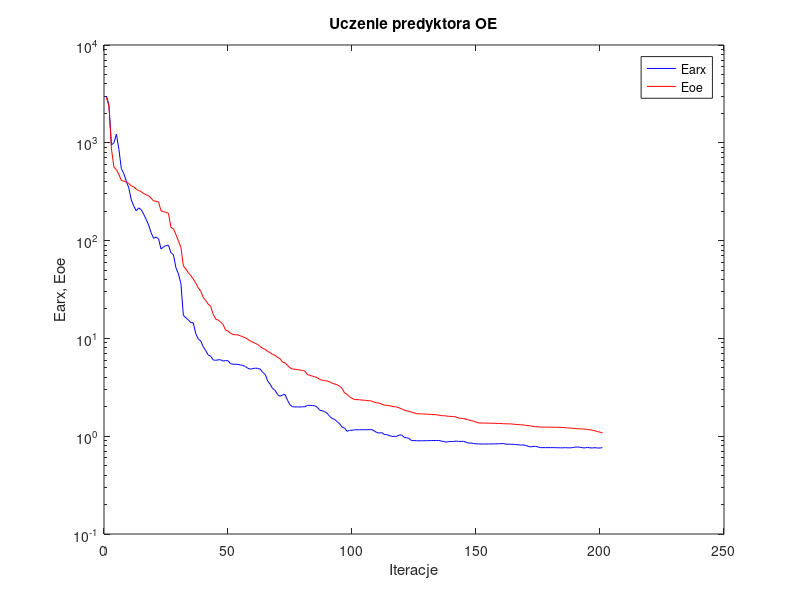
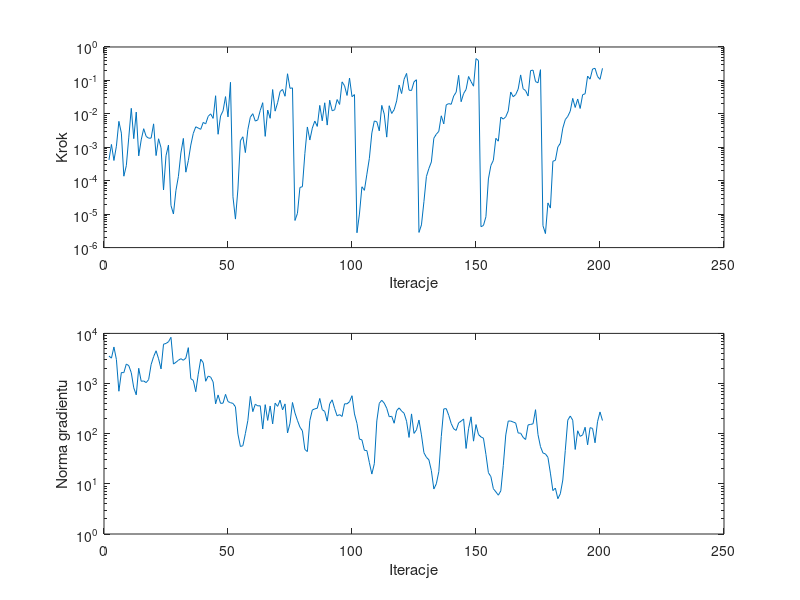

The MATLAB script that drew these images, in order:
%uczenie predyktora oe
clear all;
n=0; farx(n+1)=2.994257e+003; foe(n+1)=2.889027e+003; wspucz(n+1)=0.000000e+000; ng(n+1)=0.000000e+000;
%odnowa zmiennej metryki
n=1; farx(n+1)=2.445247e+003; foe(n+1)=2.367158e+003; krok(n+1)=4.199256e-004; ng(n+1)=3.537040e+003;
n=2; farx(n+1)=9.499698e+002; foe(n+1)=8.671395e+002; krok(n+1)=1.215721e-003; ng(n+1)=3.210911e+003;
n=3; farx(n+1)=1.000096e+003; foe(n+1)=5.645436e+002; krok(n+1)=4.031350e-004; ng(n+1)=5.354702e+003;
n=4; farx(n+1)=1.227577e+003; foe(n+1)=5.312749e+002; krok(n+1)=1.078226e-003; ng(n+1)=3.022065e+003;
n=5; farx(n+1)=8.579361e+002; foe(n+1)=4.738071e+002; krok(n+1)=5.967206e-003; ng(n+1)=7.029452e+002;
n=6; farx(n+1)=5.429058e+002; foe(n+1)=4.114591e+002; krok(n+1)=2.655380e-003; ng(n+1)=1.658665e+003;
n=7; farx(n+1)=4.830677e+002; foe(n+1)=4.060545e+002; krok(n+1)=1.366331e-004; ng(n+1)=1.647590e+003;
n=8; farx(n+1)=4.053475e+002; foe(n+1)=3.953032e+002; krok(n+1)=2.821900e-004; ng(n+1)=2.452061e+003;
n=9; farx(n+1)=3.459851e+002; foe(n+1)=3.839323e+002; krok(n+1)=2.013418e-003; ng(n+1)=2.270595e+003;
n=10; farx(n+1)=2.609724e+002; foe(n+1)=3.621453e+002; krok(n+1)=1.462925e-002; ng(n+1)=1.643264e+003;
n=11; farx(n+1)=2.253585e+002; foe(n+1)=3.551202e+002; krok(n+1)=1.812955e-003; ng(n+1)=8.213259e+002;
n=12; farx(n+1)=2.020300e+002; foe(n+1)=3.356099e+002; krok(n+1)=1.129495e-002; ng(n+1)=5.958963e+002;
n=13; farx(n+1)=2.160824e+002; foe(n+1)=3.249047e+002; krok(n+1)=5.534736e-004; ng(n+1)=2.015399e+003;
n=14; farx(n+1)=2.070155e+002; foe(n+1)=3.173904e+002; krok(n+1)=1.667309e-003; ng(n+1)=1.111169e+003;
n=15; farx(n+1)=1.861470e+002; foe(n+1)=3.026951e+002; krok(n+1)=3.595838e-003; ng(n+1)=1.126234e+003;
n=16; farx(n+1)=1.646886e+002; foe(n+1)=2.945001e+002; krok(n+1)=2.117795e-003; ng(n+1)=1.044092e+003;
n=17; farx(n+1)=1.444901e+002; foe(n+1)=2.875184e+002; krok(n+1)=1.869974e-003; ng(n+1)=1.200156e+003;
n=18; farx(n+1)=1.203340e+002; foe(n+1)=2.709055e+002; krok(n+1)=1.882699e-003; ng(n+1)=2.388525e+003;
n=19; farx(n+1)=1.054959e+002; foe(n+1)=2.542247e+002; krok(n+1)=5.022246e-003; ng(n+1)=3.435782e+003;
n=20; farx(n+1)=1.086806e+002; foe(n+1)=2.529608e+002; krok(n+1)=5.651115e-004; ng(n+1)=4.501149e+003;
n=21; farx(n+1)=1.043301e+002; foe(n+1)=2.476092e+002; krok(n+1)=1.797919e-003; ng(n+1)=3.126041e+003;
n=22; farx(n+1)=8.198818e+001; foe(n+1)=2.014900e+002; krok(n+1)=9.640930e-004; ng(n+1)=1.958756e+003;
n=23; farx(n+1)=8.631629e+001; foe(n+1)=1.978216e+002; krok(n+1)=5.279238e-005; ng(n+1)=6.085428e+003;
n=24; farx(n+1)=8.884229e+001; foe(n+1)=1.949482e+002; krok(n+1)=5.598060e-004; ng(n+1)=6.303111e+003;
n=25; farx(n+1)=8.979212e+001; foe(n+1)=1.903778e+002; krok(n+1)=1.170971e-003; ng(n+1)=6.805375e+003;
%odnowa zmiennej metryki
n=26; farx(n+1)=7.509319e+001; foe(n+1)=1.361078e+002; krok(n+1)=1.827487e-005; ng(n+1)=8.354608e+003;
n=27; farx(n+1)=7.187111e+001; foe(n+1)=1.320734e+002; krok(n+1)=1.010485e-005; ng(n+1)=2.445581e+003;
n=28; farx(n+1)=5.273994e+001; foe(n+1)=1.151368e+002; krok(n+1)=5.113027e-005; ng(n+1)=2.655057e+003;
n=29; farx(n+1)=4.572585e+001; foe(n+1)=9.937309e+001; krok(n+1)=1.340733e-004; ng(n+1)=2.911238e+003;
n=30; farx(n+1)=3.659511e+001; foe(n+1)=8.575702e+001; krok(n+1)=6.727176e-004; ng(n+1)=3.130081e+003;
n=31; farx(n+1)=1.719981e+001; foe(n+1)=5.510045e+001; krok(n+1)=1.841613e-003; ng(n+1)=2.910956e+003;
n=32; farx(n+1)=1.627369e+001; foe(n+1)=5.131223e+001; krok(n+1)=1.802468e-004; ng(n+1)=3.223864e+003;
n=33; farx(n+1)=1.546961e+001; foe(n+1)=4.681771e+001; krok(n+1)=3.985828e-004; ng(n+1)=5.193845e+003;
n=34; farx(n+1)=1.449029e+001; foe(n+1)=4.388591e+001; krok(n+1)=1.163400e-003; ng(n+1)=1.248475e+003;
n=35; farx(n+1)=1.447525e+001; foe(n+1)=4.047787e+001; krok(n+1)=2.604174e-003; ng(n+1)=1.156091e+003;
n=36; farx(n+1)=1.117501e+001; foe(n+1)=3.678146e+001; krok(n+1)=4.101231e-003; ng(n+1)=6.870806e+002;
n=37; farx(n+1)=9.869911e+000; foe(n+1)=3.295830e+001; krok(n+1)=3.765398e-003; ng(n+1)=1.535559e+003;
n=38; farx(n+1)=9.417639e+000; foe(n+1)=3.049405e+001; krok(n+1)=3.442371e-003; ng(n+1)=3.064235e+003;
n=39; farx(n+1)=8.236820e+000; foe(n+1)=2.629324e+001; krok(n+1)=5.548179e-003; ng(n+1)=2.608699e+003;
n=40; farx(n+1)=7.499568e+000; foe(n+1)=2.436543e+001; krok(n+1)=5.022246e-003; ng(n+1)=1.110929e+003;
n=41; farx(n+1)=6.786765e+000; foe(n+1)=2.244497e+001; krok(n+1)=8.403478e-003; ng(n+1)=1.406313e+003;
n=42; farx(n+1)=6.584639e+000; foe(n+1)=2.130086e+001; krok(n+1)=1.000091e-002; ng(n+1)=1.345722e+003;
n=43; farx(n+1)=6.044426e+000; foe(n+1)=1.776245e+001; krok(n+1)=7.321912e-003; ng(n+1)=1.077060e+003;
n=44; farx(n+1)=5.960944e+000; foe(n+1)=1.578603e+001; krok(n+1)=3.481722e-002; ng(n+1)=3.940517e+002;
n=45; farx(n+1)=6.040872e+000; foe(n+1)=1.541207e+001; krok(n+1)=2.452346e-003; ng(n+1)=5.923049e+002;
n=46; farx(n+1)=6.048340e+000; foe(n+1)=1.471156e+001; krok(n+1)=8.669283e-003; ng(n+1)=4.027301e+002;
n=47; farx(n+1)=5.866310e+000; foe(n+1)=1.392544e+001; krok(n+1)=1.226153e-002; ng(n+1)=4.064670e+002;
n=48; farx(n+1)=5.930529e+000; foe(n+1)=1.214619e+001; krok(n+1)=3.280985e-002; ng(n+1)=6.089161e+002;
n=49; farx(n+1)=5.919974e+000; foe(n+1)=1.191042e+001; krok(n+1)=8.095925e-003; ng(n+1)=4.370985e+002;
n=50; farx(n+1)=5.523023e+000; foe(n+1)=1.129646e+001; krok(n+1)=8.776600e-002; ng(n+1)=4.154170e+002;
%odnowa zmiennej metryki
n=51; farx(n+1)=5.443953e+000; foe(n+1)=1.096199e+001; krok(n+1)=3.307838e-005; ng(n+1)=4.017882e+002;
n=52; farx(n+1)=5.439352e+000; foe(n+1)=1.089823e+001; krok(n+1)=7.118613e-006; ng(n+1)=3.436617e+002;
n=53; farx(n+1)=5.421269e+000; foe(n+1)=1.085875e+001; krok(n+1)=5.658127e-005; ng(n+1)=9.819848e+001;
n=54; farx(n+1)=5.353706e+000; foe(n+1)=1.064291e+001; krok(n+1)=1.572201e-003; ng(n+1)=5.556870e+001;
n=55; farx(n+1)=5.297437e+000; foe(n+1)=1.036719e+001; krok(n+1)=2.063028e-003; ng(n+1)=5.761666e+001;
n=56; farx(n+1)=5.149926e+000; foe(n+1)=1.014898e+001; krok(n+1)=6.946998e-004; ng(n+1)=1.003861e+002;
n=57; farx(n+1)=4.953096e+000; foe(n+1)=9.783567e+000; krok(n+1)=3.364099e-003; ng(n+1)=1.832289e+002;
n=58; farx(n+1)=4.840440e+000; foe(n+1)=9.397874e+000; krok(n+1)=7.932207e-003; ng(n+1)=5.542699e+002;
n=59; farx(n+1)=4.914575e+000; foe(n+1)=9.140617e+000; krok(n+1)=1.012568e-002; ng(n+1)=2.753907e+002;
n=60; farx(n+1)=4.963224e+000; foe(n+1)=8.899271e+000; krok(n+1)=6.072741e-003; ng(n+1)=3.867125e+002;
n=61; farx(n+1)=4.944438e+000; foe(n+1)=8.660921e+000; krok(n+1)=6.607631e-003; ng(n+1)=3.586969e+002;
n=62; farx(n+1)=4.848944e+000; foe(n+1)=8.255651e+000; krok(n+1)=1.264842e-002; ng(n+1)=3.603499e+002;
n=63; farx(n+1)=4.501572e+000; foe(n+1)=7.898081e+000; krok(n+1)=2.156300e-002; ng(n+1)=1.240590e+002;
n=64; farx(n+1)=4.284641e+000; foe(n+1)=7.719049e+000; krok(n+1)=2.121656e-003; ng(n+1)=3.795122e+002;
n=65; farx(n+1)=3.671654e+000; foe(n+1)=7.347181e+000; krok(n+1)=1.299379e-002; ng(n+1)=1.839861e+002;
n=66; farx(n+1)=3.395790e+000; foe(n+1)=7.171685e+000; krok(n+1)=7.366454e-003; ng(n+1)=3.567694e+002;
n=67; farx(n+1)=3.072203e+000; foe(n+1)=6.846475e+000; krok(n+1)=5.335388e-002; ng(n+1)=1.567820e+002;
n=68; farx(n+1)=2.941238e+000; foe(n+1)=6.721567e+000; krok(n+1)=1.205272e-002; ng(n+1)=4.062478e+002;
n=69; farx(n+1)=2.666031e+000; foe(n+1)=6.393130e+000; krok(n+1)=2.147336e-002; ng(n+1)=3.509394e+002;
n=70; farx(n+1)=2.559679e+000; foe(n+1)=6.191514e+000; krok(n+1)=4.639275e-002; ng(n+1)=4.657928e+002;
n=71; farx(n+1)=2.640468e+000; foe(n+1)=5.724650e+000; krok(n+1)=5.382558e-002; ng(n+1)=2.988178e+002;
n=72; farx(n+1)=2.672089e+000; foe(n+1)=5.622275e+000; krok(n+1)=3.361391e-002; ng(n+1)=3.929662e+002;
n=73; farx(n+1)=2.328167e+000; foe(n+1)=5.292894e+000; krok(n+1)=1.582207e-001; ng(n+1)=1.033441e+002;
n=74; farx(n+1)=2.095007e+000; foe(n+1)=5.008123e+000; krok(n+1)=5.801457e-002; ng(n+1)=1.613456e+002;
n=75; farx(n+1)=1.998018e+000; foe(n+1)=4.865356e+000; krok(n+1)=5.983917e-002; ng(n+1)=4.191277e+002;
%odnowa zmiennej metryki
n=76; farx(n+1)=1.994672e+000; foe(n+1)=4.831524e+000; krok(n+1)=6.476813e-006; ng(n+1)=2.593764e+002;
n=77; farx(n+1)=1.992415e+000; foe(n+1)=4.802420e+000; krok(n+1)=1.057446e-005; ng(n+1)=1.839725e+002;
n=78; farx(n+1)=1.989535e+000; foe(n+1)=4.749804e+000; krok(n+1)=6.291931e-005; ng(n+1)=1.356046e+002;
n=79; farx(n+1)=1.999406e+000; foe(n+1)=4.705075e+000; krok(n+1)=6.630174e-005; ng(n+1)=1.141680e+002;
n=80; farx(n+1)=1.997521e+000; foe(n+1)=4.639889e+000; krok(n+1)=6.586506e-004; ng(n+1)=4.846177e+001;
n=81; farx(n+1)=2.062867e+000; foe(n+1)=4.275064e+000; krok(n+1)=4.051549e-003; ng(n+1)=4.404068e+001;
n=82; farx(n+1)=2.068939e+000; foe(n+1)=4.180801e+000; krok(n+1)=1.651908e-003; ng(n+1)=1.830238e+002;
n=83; farx(n+1)=2.059100e+000; foe(n+1)=4.118295e+000; krok(n+1)=3.748398e-003; ng(n+1)=2.965800e+002;
n=84; farx(n+1)=2.046911e+000; foe(n+1)=4.047714e+000; krok(n+1)=6.099924e-003; ng(n+1)=3.130245e+002;
n=85; farx(n+1)=1.975246e+000; foe(n+1)=3.980480e+000; krok(n+1)=4.213325e-003; ng(n+1)=3.218022e+002;
n=86; farx(n+1)=1.842288e+000; foe(n+1)=3.799965e+000; krok(n+1)=1.789761e-002; ng(n+1)=5.046733e+002;
n=87; farx(n+1)=1.825728e+000; foe(n+1)=3.736018e+000; krok(n+1)=6.192369e-003; ng(n+1)=3.012923e+002;
n=88; farx(n+1)=1.779784e+000; foe(n+1)=3.696906e+000; krok(n+1)=2.142882e-002; ng(n+1)=2.781790e+002;
n=89; farx(n+1)=1.713781e+000; foe(n+1)=3.672761e+000; krok(n+1)=4.615511e-003; ng(n+1)=1.779363e+002;
n=90; farx(n+1)=1.593327e+000; foe(n+1)=3.585579e+000; krok(n+1)=2.556569e-002; ng(n+1)=3.937716e+002;
n=91; farx(n+1)=1.520961e+000; foe(n+1)=3.489989e+000; krok(n+1)=1.238474e-002; ng(n+1)=4.734966e+002;
n=92; farx(n+1)=1.484664e+000; foe(n+1)=3.415011e+000; krok(n+1)=1.321526e-002; ng(n+1)=3.165616e+002;
n=93; farx(n+1)=1.408434e+000; foe(n+1)=3.354096e+000; krok(n+1)=2.680031e-002; ng(n+1)=2.271080e+002;
n=94; farx(n+1)=1.340220e+000; foe(n+1)=3.240906e+000; krok(n+1)=1.911063e-002; ng(n+1)=2.399169e+002;
n=95; farx(n+1)=1.241357e+000; foe(n+1)=3.082191e+000; krok(n+1)=9.047997e-002; ng(n+1)=2.206937e+002;
n=96; farx(n+1)=1.210300e+000; foe(n+1)=2.771114e+000; krok(n+1)=6.900644e-002; ng(n+1)=3.948176e+002;
n=97; farx(n+1)=1.122610e+000; foe(n+1)=2.672364e+000; krok(n+1)=3.552033e-002; ng(n+1)=3.941354e+002;
n=98; farx(n+1)=1.147723e+000; foe(n+1)=2.531283e+000; krok(n+1)=1.174729e-001; ng(n+1)=4.344485e+002;
n=99; farx(n+1)=1.150845e+000; foe(n+1)=2.441628e+000; krok(n+1)=3.269900e-002; ng(n+1)=5.719366e+002;
n=100; farx(n+1)=1.162885e+000; foe(n+1)=2.370335e+000; krok(n+1)=3.763810e-002; ng(n+1)=2.474915e+002;
%odnowa zmiennej metryki
n=101; farx(n+1)=1.162736e+000; foe(n+1)=2.364541e+000; krok(n+1)=2.779296e-006; ng(n+1)=1.607367e+002;
n=102; farx(n+1)=1.163021e+000; foe(n+1)=2.361128e+000; krok(n+1)=1.009346e-005; ng(n+1)=7.809555e+001;
n=103; farx(n+1)=1.164163e+000; foe(n+1)=2.338283e+000; krok(n+1)=6.596013e-005; ng(n+1)=7.528574e+001;
n=104; farx(n+1)=1.164610e+000; foe(n+1)=2.333496e+000; krok(n+1)=5.162212e-005; ng(n+1)=4.662048e+001;
n=105; farx(n+1)=1.164493e+000; foe(n+1)=2.315428e+000; krok(n+1)=1.568984e-004; ng(n+1)=4.603323e+001;
n=106; farx(n+1)=1.167025e+000; foe(n+1)=2.304726e+000; krok(n+1)=4.674935e-004; ng(n+1)=2.653408e+001;
n=107; farx(n+1)=1.167417e+000; foe(n+1)=2.287501e+000; krok(n+1)=2.678603e-003; ng(n+1)=1.566831e+001;
n=108; farx(n+1)=1.130290e+000; foe(n+1)=2.226453e+000; krok(n+1)=6.130766e-003; ng(n+1)=2.523703e+001;
n=109; farx(n+1)=1.090910e+000; foe(n+1)=2.192417e+000; krok(n+1)=5.801633e-003; ng(n+1)=1.794791e+002;
n=110; farx(n+1)=1.077308e+000; foe(n+1)=2.177442e+000; krok(n+1)=3.096185e-003; ng(n+1)=4.037696e+002;
n=111; farx(n+1)=1.088916e+000; foe(n+1)=2.124843e+000; krok(n+1)=1.792791e-002; ng(n+1)=4.637244e+002;
n=112; farx(n+1)=1.041768e+000; foe(n+1)=2.078897e+000; krok(n+1)=9.824309e-003; ng(n+1)=4.069082e+002;
n=113; farx(n+1)=1.036961e+000; foe(n+1)=2.071532e+000; krok(n+1)=2.013418e-003; ng(n+1)=3.214487e+002;
n=114; farx(n+1)=1.019851e+000; foe(n+1)=2.054141e+000; krok(n+1)=1.748904e-002; ng(n+1)=2.178642e+002;
n=115; farx(n+1)=9.960618e-001; foe(n+1)=2.026848e+000; krok(n+1)=1.027490e-002; ng(n+1)=2.223315e+002;
n=116; farx(n+1)=9.966295e-001; foe(n+1)=2.005976e+000; krok(n+1)=1.333847e-002; ng(n+1)=1.616197e+002;
n=117; farx(n+1)=9.962338e-001; foe(n+1)=1.988554e+000; krok(n+1)=2.439969e-002; ng(n+1)=2.881300e+002;
n=118; farx(n+1)=1.026413e+000; foe(n+1)=1.949158e+000; krok(n+1)=7.263227e-002; ng(n+1)=3.270074e+002;
n=119; farx(n+1)=1.029923e+000; foe(n+1)=1.903320e+000; krok(n+1)=4.050274e-002; ng(n+1)=2.826771e+002;
n=120; farx(n+1)=9.752420e-001; foe(n+1)=1.850257e+000; krok(n+1)=1.079418e-001; ng(n+1)=2.560720e+002;
n=121; farx(n+1)=9.648395e-001; foe(n+1)=1.815607e+000; krok(n+1)=1.619492e-001; ng(n+1)=1.771956e+002;
n=122; farx(n+1)=9.490836e-001; foe(n+1)=1.797579e+000; krok(n+1)=5.113139e-002; ng(n+1)=8.427315e+001;
n=123; farx(n+1)=9.009073e-001; foe(n+1)=1.757790e+000; krok(n+1)=5.005537e-002; ng(n+1)=2.481533e+002;
n=124; farx(n+1)=9.026852e-001; foe(n+1)=1.732589e+000; krok(n+1)=9.089589e-002; ng(n+1)=1.013818e+002;
n=125; farx(n+1)=8.981881e-001; foe(n+1)=1.700779e+000; krok(n+1)=1.046893e-001; ng(n+1)=1.195322e+002;
%odnowa zmiennej metryki
n=126; farx(n+1)=8.980547e-001; foe(n+1)=1.694537e+000; krok(n+1)=2.842867e-006; ng(n+1)=1.870320e+002;
n=127; farx(n+1)=8.981384e-001; foe(n+1)=1.691358e+000; krok(n+1)=4.769474e-006; ng(n+1)=9.468809e+001;
n=128; farx(n+1)=8.984667e-001; foe(n+1)=1.689393e+000; krok(n+1)=2.361801e-005; ng(n+1)=4.180404e+001;
n=129; farx(n+1)=8.994658e-001; foe(n+1)=1.682309e+000; krok(n+1)=1.333319e-004; ng(n+1)=3.386484e+001;
n=130; farx(n+1)=9.012338e-001; foe(n+1)=1.674920e+000; krok(n+1)=2.322394e-004; ng(n+1)=3.018614e+001;
n=131; farx(n+1)=9.030401e-001; foe(n+1)=1.667673e+000; krok(n+1)=3.643472e-004; ng(n+1)=1.839481e+001;
n=132; farx(n+1)=9.033469e-001; foe(n+1)=1.662738e+000; krok(n+1)=1.869974e-003; ng(n+1)=7.890349e+000;
n=133; farx(n+1)=9.026620e-001; foe(n+1)=1.655804e+000; krok(n+1)=2.463242e-003; ng(n+1)=1.002157e+001;
n=134; farx(n+1)=9.054945e-001; foe(n+1)=1.641953e+000; krok(n+1)=2.999882e-003; ng(n+1)=1.751744e+001;
n=135; farx(n+1)=8.921085e-001; foe(n+1)=1.624280e+000; krok(n+1)=8.744518e-003; ng(n+1)=8.796005e+001;
n=136; farx(n+1)=8.827928e-001; foe(n+1)=1.620281e+000; krok(n+1)=5.000456e-003; ng(n+1)=3.121607e+002;
n=137; farx(n+1)=8.693075e-001; foe(n+1)=1.609496e+000; krok(n+1)=1.856226e-002; ng(n+1)=3.162405e+002;
n=138; farx(n+1)=8.824030e-001; foe(n+1)=1.598184e+000; krok(n+1)=2.024365e-002; ng(n+1)=2.329636e+002;
n=139; farx(n+1)=8.804312e-001; foe(n+1)=1.593238e+000; krok(n+1)=1.931884e-002; ng(n+1)=1.591816e+002;
n=140; farx(n+1)=8.837868e-001; foe(n+1)=1.585096e+000; krok(n+1)=3.413625e-002; ng(n+1)=1.250411e+002;
n=141; farx(n+1)=8.921569e-001; foe(n+1)=1.574286e+000; krok(n+1)=4.438543e-002; ng(n+1)=1.163757e+002;
n=142; farx(n+1)=8.842583e-001; foe(n+1)=1.532584e+000; krok(n+1)=1.416892e-001; ng(n+1)=1.647710e+002;
n=143; farx(n+1)=8.839415e-001; foe(n+1)=1.524292e+000; krok(n+1)=2.307159e-002; ng(n+1)=1.780932e+002;
n=144; farx(n+1)=8.876383e-001; foe(n+1)=1.514065e+000; krok(n+1)=4.050274e-002; ng(n+1)=1.967293e+002;
n=145; farx(n+1)=8.686424e-001; foe(n+1)=1.490406e+000; krok(n+1)=5.375048e-002; ng(n+1)=5.075855e+001;
n=146; farx(n+1)=8.494336e-001; foe(n+1)=1.472469e+000; krok(n+1)=1.310538e-001; ng(n+1)=1.255391e+002;
n=147; farx(n+1)=8.515541e-001; foe(n+1)=1.442175e+000; krok(n+1)=9.233170e-002; ng(n+1)=2.171087e+002;
n=148; farx(n+1)=8.433024e-001; foe(n+1)=1.428776e+000; krok(n+1)=6.721749e-002; ng(n+1)=7.099674e+001;
n=149; farx(n+1)=8.360222e-001; foe(n+1)=1.393846e+000; krok(n+1)=4.498732e-001; ng(n+1)=1.519978e+002;
n=150; farx(n+1)=8.330887e-001; foe(n+1)=1.366731e+000; krok(n+1)=3.923690e-001; ng(n+1)=9.641691e+001;
%odnowa zmiennej metryki
n=151; farx(n+1)=8.329028e-001; foe(n+1)=1.364767e+000; krok(n+1)=4.222930e-006; ng(n+1)=8.616642e+001;
n=152; farx(n+1)=8.326615e-001; foe(n+1)=1.362733e+000; krok(n+1)=4.577823e-006; ng(n+1)=8.143038e+001;
n=153; farx(n+1)=8.326482e-001; foe(n+1)=1.361875e+000; krok(n+1)=8.379583e-006; ng(n+1)=3.872896e+001;
n=154; farx(n+1)=8.330590e-001; foe(n+1)=1.360208e+000; krok(n+1)=1.131625e-004; ng(n+1)=1.670514e+001;
n=155; farx(n+1)=8.337503e-001; foe(n+1)=1.357333e+000; krok(n+1)=2.852289e-004; ng(n+1)=1.392096e+001;
n=156; farx(n+1)=8.338890e-001; foe(n+1)=1.356303e+000; krok(n+1)=4.079127e-004; ng(n+1)=7.993170e+000;
n=157; farx(n+1)=8.357660e-001; foe(n+1)=1.352835e+000; krok(n+1)=1.857915e-003; ng(n+1)=6.940213e+000;
n=158; farx(n+1)=8.355620e-001; foe(n+1)=1.351554e+000; krok(n+1)=1.524981e-003; ng(n+1)=5.941252e+000;
n=159; farx(n+1)=8.384955e-001; foe(n+1)=1.347915e+000; krok(n+1)=7.993461e-003; ng(n+1)=7.248045e+000;
n=160; farx(n+1)=8.417288e-001; foe(n+1)=1.342357e+000; krok(n+1)=6.970444e-003; ng(n+1)=2.316650e+001;
n=161; farx(n+1)=8.300722e-001; foe(n+1)=1.338927e+000; krok(n+1)=8.179390e-003; ng(n+1)=9.437120e+001;
n=162; farx(n+1)=8.276880e-001; foe(n+1)=1.337738e+000; krok(n+1)=1.226153e-002; ng(n+1)=1.790872e+002;
n=163; farx(n+1)=8.275639e-001; foe(n+1)=1.335511e+000; krok(n+1)=4.509885e-002; ng(n+1)=1.785979e+002;
n=164; farx(n+1)=8.267728e-001; foe(n+1)=1.329028e+000; krok(n+1)=3.251545e-002; ng(n+1)=1.709357e+002;
n=165; farx(n+1)=8.210968e-001; foe(n+1)=1.319619e+000; krok(n+1)=3.774616e-002; ng(n+1)=1.632323e+002;
n=166; farx(n+1)=8.184351e-001; foe(n+1)=1.315270e+000; krok(n+1)=5.500175e-002; ng(n+1)=1.030492e+002;
n=167; farx(n+1)=8.107620e-001; foe(n+1)=1.307716e+000; krok(n+1)=1.460372e-001; ng(n+1)=1.024502e+002;
n=168; farx(n+1)=8.145653e-001; foe(n+1)=1.303969e+000; krok(n+1)=5.625683e-002; ng(n+1)=8.452058e+001;
n=169; farx(n+1)=8.049933e-001; foe(n+1)=1.291662e+000; krok(n+1)=4.953895e-002; ng(n+1)=7.656628e+001;
n=170; farx(n+1)=7.901663e-001; foe(n+1)=1.282796e+000; krok(n+1)=3.413297e-002; ng(n+1)=1.497262e+002;
n=171; farx(n+1)=7.756305e-001; foe(n+1)=1.273286e+000; krok(n+1)=1.961845e-001; ng(n+1)=1.529016e+002;
n=172; farx(n+1)=7.865851e-001; foe(n+1)=1.260392e+000; krok(n+1)=2.032965e-001; ng(n+1)=1.575097e+002;
n=173; farx(n+1)=7.874967e-001; foe(n+1)=1.250490e+000; krok(n+1)=9.228634e-002; ng(n+1)=3.011137e+002;
n=174; farx(n+1)=7.766977e-001; foe(n+1)=1.246078e+000; krok(n+1)=8.485128e-002; ng(n+1)=9.576680e+001;
n=175; farx(n+1)=7.639833e-001; foe(n+1)=1.238856e+000; krok(n+1)=2.094296e-001; ng(n+1)=5.516179e+001;
%odnowa zmiennej metryki
n=176; farx(n+1)=7.639929e-001; foe(n+1)=1.238499e+000; krok(n+1)=4.515662e-006; ng(n+1)=4.126191e+001;
n=177; farx(n+1)=7.639903e-001; foe(n+1)=1.238245e+000; krok(n+1)=2.625333e-006; ng(n+1)=3.953088e+001;
n=178; farx(n+1)=7.639391e-001; foe(n+1)=1.236969e+000; krok(n+1)=2.170937e-005; ng(n+1)=3.379251e+001;
n=179; farx(n+1)=7.638607e-001; foe(n+1)=1.236768e+000; krok(n+1)=1.519696e-005; ng(n+1)=1.636573e+001;
n=180; farx(n+1)=7.639220e-001; foe(n+1)=1.235905e+000; krok(n+1)=3.831728e-004; ng(n+1)=7.333542e+000;
n=181; farx(n+1)=7.633198e-001; foe(n+1)=1.234473e+000; krok(n+1)=4.060559e-004; ng(n+1)=8.240202e+000;
n=182; farx(n+1)=7.618951e-001; foe(n+1)=1.233205e+000; krok(n+1)=1.020808e-003; ng(n+1)=5.058034e+000;
n=183; farx(n+1)=7.609260e-001; foe(n+1)=1.232018e+000; krok(n+1)=1.317301e-003; ng(n+1)=6.345044e+000;
n=184; farx(n+1)=7.608299e-001; foe(n+1)=1.227144e+000; krok(n+1)=3.739948e-003; ng(n+1)=1.191030e+001;
n=185; farx(n+1)=7.635086e-001; foe(n+1)=1.219552e+000; krok(n+1)=6.718810e-003; ng(n+1)=4.655716e+001;
n=186; farx(n+1)=7.611915e-001; foe(n+1)=1.215574e+000; krok(n+1)=8.403478e-003; ng(n+1)=1.858342e+002;
n=187; farx(n+1)=7.597774e-001; foe(n+1)=1.212765e+000; krok(n+1)=1.203834e-002; ng(n+1)=2.251367e+002;
n=188; farx(n+1)=7.658077e-001; foe(n+1)=1.202611e+000; krok(n+1)=2.900728e-002; ng(n+1)=1.861784e+002;
n=189; farx(n+1)=7.744216e-001; foe(n+1)=1.199584e+000; krok(n+1)=1.552039e-002; ng(n+1)=4.849604e+001;
n=190; farx(n+1)=7.749440e-001; foe(n+1)=1.191452e+000; krok(n+1)=2.780492e-002; ng(n+1)=1.143767e+002;
n=191; farx(n+1)=7.715867e-001; foe(n+1)=1.187346e+000; krok(n+1)=1.448480e-002; ng(n+1)=8.846637e+001;
n=192; farx(n+1)=7.612295e-001; foe(n+1)=1.184377e+000; krok(n+1)=3.743558e-002; ng(n+1)=9.463459e+001;
n=193; farx(n+1)=7.591588e-001; foe(n+1)=1.181468e+000; krok(n+1)=3.979978e-002; ng(n+1)=1.343701e+002;
n=194; farx(n+1)=7.693480e-001; foe(n+1)=1.173216e+000; krok(n+1)=1.346726e-001; ng(n+1)=6.001901e+001;
n=195; farx(n+1)=7.595959e-001; foe(n+1)=1.164139e+000; krok(n+1)=1.091056e-001; ng(n+1)=1.319969e+002;
n=196; farx(n+1)=7.583829e-001; foe(n+1)=1.149604e+000; krok(n+1)=2.193298e-001; ng(n+1)=1.273980e+002;
n=197; farx(n+1)=7.634627e-001; foe(n+1)=1.135471e+000; krok(n+1)=2.301336e-001; ng(n+1)=6.591415e+001;
n=198; farx(n+1)=7.572511e-001; foe(n+1)=1.113916e+000; krok(n+1)=1.312394e-001; ng(n+1)=1.732887e+002;
n=199; farx(n+1)=7.570761e-001; foe(n+1)=1.100263e+000; krok(n+1)=1.076361e-001; ng(n+1)=2.713383e+002;
n=200; farx(n+1)=7.647281e-001; foe(n+1)=1.078476e+000; krok(n+1)=2.301336e-001; ng(n+1)=1.833048e+002;

figure; semilogy(farx,'b'); hold on; semilogy(foe,'r'); xlabel('Iteracje'); ylabel('Earx, Eoe'); legend('Earx','Eoe'); title('Uczenie predyktora OE');
figure; subplot(2,1,1); semilogy(krok); xlabel('Iteracje'); ylabel('Krok');
subplot(2,1,2); semilogy(ng); xlabel('Iteracje'); ylabel('Norma gradientu');
Earx=farx(n+1)
Eoe=foe(n+1)
